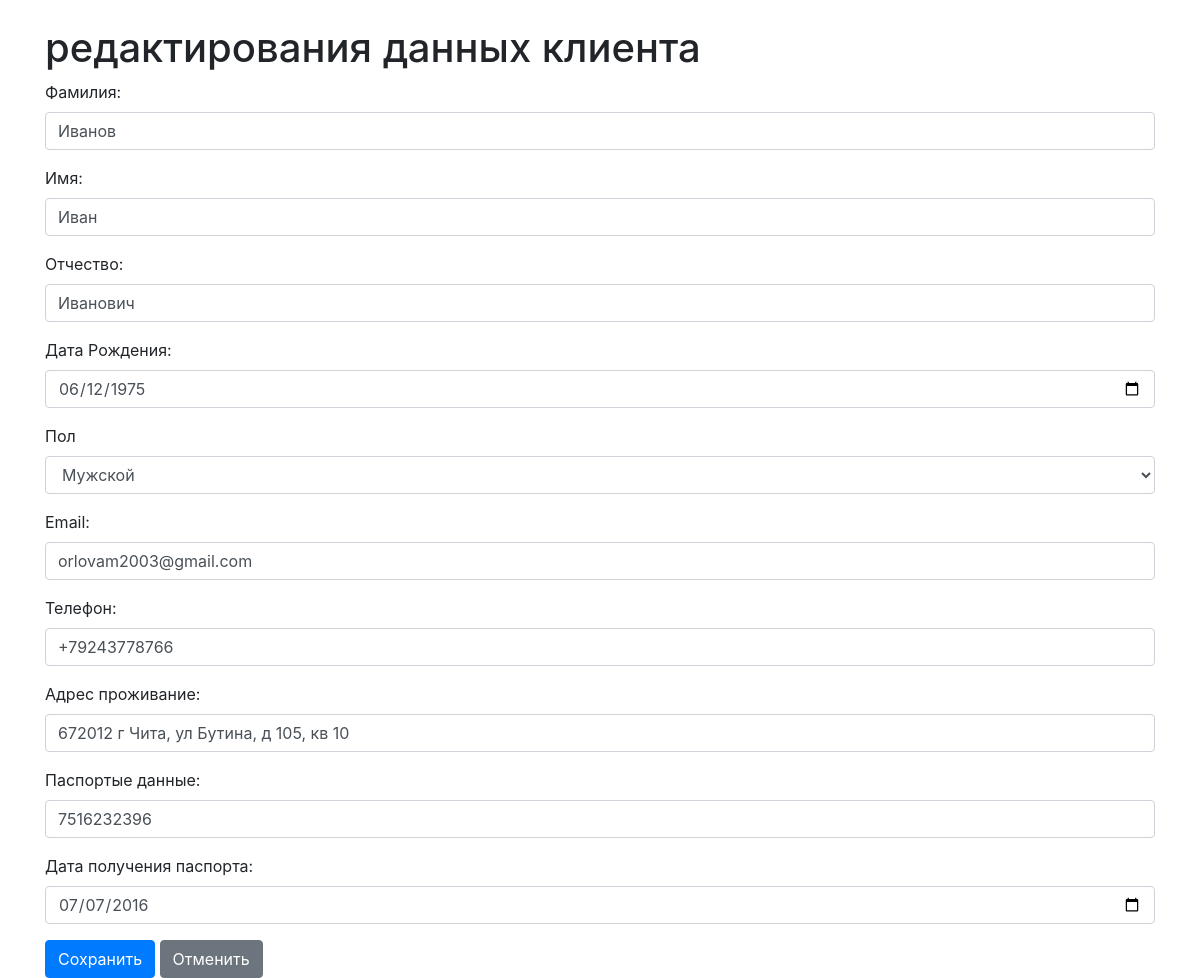
Page /edit_customer/2 on the earlier database version.
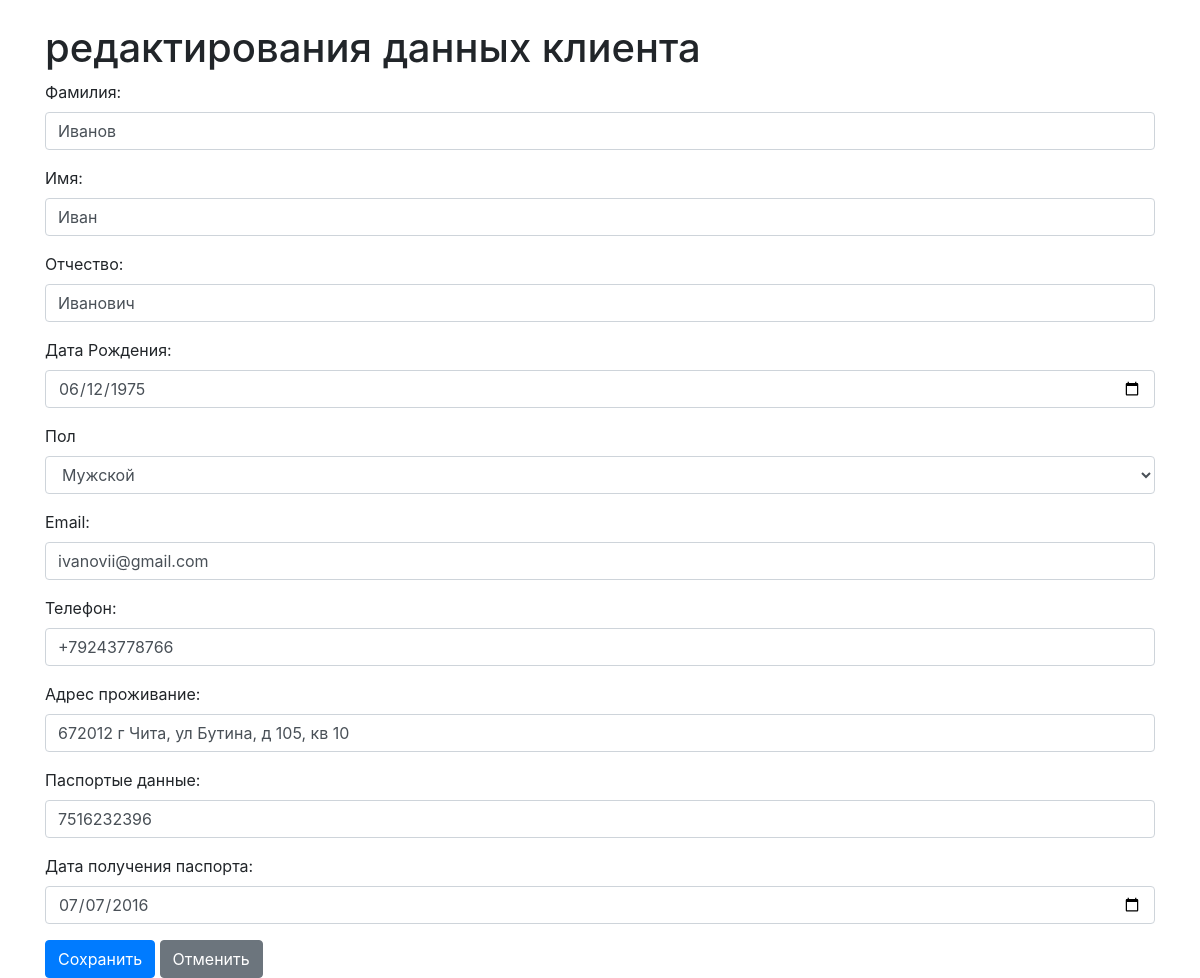
Same page on the later database version.
### abs/models.py (models this page shows, shortened)
class Customers (models.Model):
    last_name = models.CharField(max_length = 150, verbose_name = "Фамилия")
    first_name = models.CharField(max_length = 150,verbose_name = "Имя")
    middle_name = models.CharField(max_length = 150, verbose_name = "Отчество", blank = True)
    gender = models.CharField(max_length=1, choices=[("М", "Мужской"),("Ж", "Женский")])
    address = models.TextField(verbose_name = "Адрес проживание")
    email = models.EmailField(verbose_name = "Адрес электронной почты")
    phone_numder = models.CharField(max_length = 15,verbose_name = "Телефон")
    password_number = models.CharField(max_length = 10, verbose_name = "Номер паспорта")
    password_issue_data = models.DateField(verbose_name = "Дата получения паспорта",unique = True)
    date_of_birth = models.DateField(verbose_name = "День рождения" ,default="2000-01-01")
    photo = models.ImageField(verbose_name="Фото", default="None",upload_to="upload/product")

### abs/views.py (the view, shortened to what this page needs)
# urls.py: path('edit_customer/<int:pk>', EditCustomerView.as_view(),name='edit_customer'),
class EditCustomerView(UpdateView):
    model = Customers
    fields = []  # Список полей, которые будут доступны для редактирования
    template_name = 'edit_customer.html'
    success_url = '/customer_list/'  # URL для перенаправления после успешного редактирования
    def get_object(self, queryset=None):
        return get_object_or_404(Customers, id=self.kwargs['pk'])

### abs/templates/edit_customer.html (shortened to what this page needs)
<!DOCTYPE html>
<html lang="en">
<head>
    <link rel="stylesheet" href="https://stackpath.bootstrapcdn.com/bootstrap/4.5.2/css/bootstrap.min.css">
</head>
<body>
    <div class="container">
        <h1 class="mt-4">редактирования данных клиента</h1>
        <form method="post">
            <div class="form-group">
                <label for="last_name">Фамилия:</label>
                <input type="text" class="form-control" id="last_name" name="last_name" placeholder="Фамилия" value="{{ customers.last_name}}" required>
            </div>
            <div class="form-group">
                <label for="first_name">Имя:</label>
                <input type="text" class="form-control" id="first_name" name="first_name" placeholder="Имя"
                value="{{ customers.first_name}}" required>
            </div>
            <div class="form-group">
                <label for="middle_name">Отчество:</label>
                <input type="text" class="form-control" id="middle_name" name="middle_name" placeholder="Отчество" value="{{ customers.middle_name}}" required>
            </div>
            <div class="form-group">
                <label for="id_date_of_birth">Дата Рождения:</label>
                <input type="date" class="form-control" id="id_date_of_birth" name="date_of_birth" value="{{ customers.date_of_birth|date:'Y-m-d' }}" required>
            </div>
            <div class="form-group">
                <label for="id_gender">Пол</label>
                <select class="form-control" id="id_gender" name="gender">
                    <option value="Мужской" {% if customers.gender == 'М' %}selected{% endif %}>Мужской</option>
                </select>
            </div>
            <div class="form-group">
                <label for="email">Email:</label>
                <input type="email" class="form-control" id="email" name="email" placeholder="Email" value="{{ customers.email}}" required>
            </div>
            <div class="form-group">
                <label for="phone">Телефон:</label>
                <input type="text" class="form-control" id="phone" name="phone" placeholder="Телефон" value="{{ customers.phone_numder}}" required>
            </div>
            <div class="form-group">
                <label for="id_address">Адрес проживание:</label>
                <input type="text" class="form-control" id="id_address" name="address" value="{{ customers.address}}" required>
            </div>
            <div class="form-group">
                <label for="id_passport_number">Паспортые данные:</label>
                <input type="text" class="form-control" id="id_passport_number" name="passport_number" value="{{ customers.password_number }}" required>
            </div>
            <div class="form-group">
                <label for="id_password_issue_data">Дата получения паспорта:</label>
                <input type="date" class="form-control" id="id_password_issue_data" name="password_issue_data" value="{{ customers.password_issue_data|date:'Y-m-d' }}"required>
            </div>
            <button type="submit" class="btn btn-primary">Сохранить</button>
            <a href="{% url 'customer_list' %}" class="btn btn-secondary">Отменить</a>
        </form>
    </div>
</body>
</html>

Differences in the rows shown:
changed Customers "Иванов": email "orlovam2003@gmail.com" → "ivanovii@gmail.com"; gender "Мужской" → (not shown)
Other differences:
form field gender: (not shown) → "Мужской"
